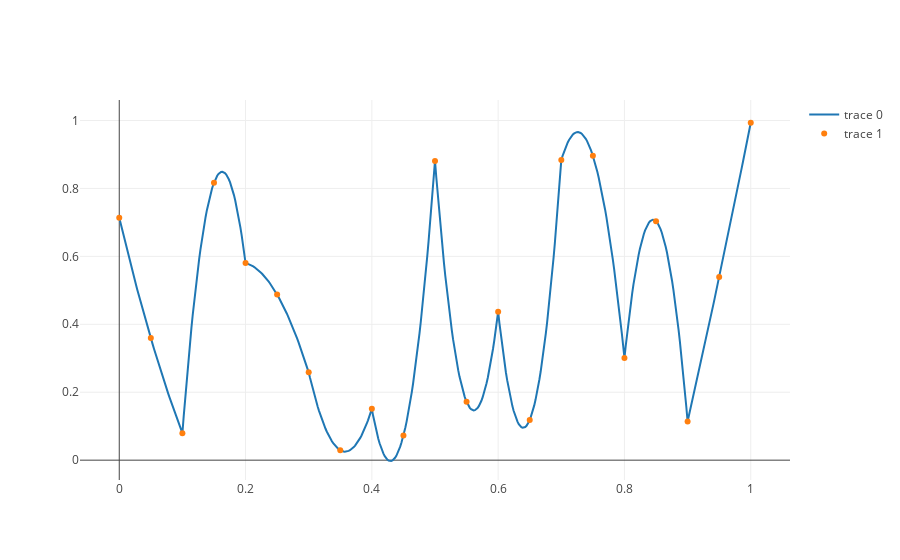

The cell this chart's notebook holds for it:
### Markdown cell above
We can generate a random vector $ui$ and use the previous function

### Code cell
ui = np.random.rand(n_bases)

x, u = interpolate(ui)


fig = go.Figure(data=[
    go.Scatter(x=x, y=u, mode='lines'),
    go.Scatter(x=nodes, y=ui, mode='markers'),
])
plotly.iplot(fig)

### Figure 1 — Plotly figure (JSON) as saved in the notebook; plotly's stock layout.template omitted (floating-point values rounded to 4 significant figures; data arrays with more than 128 entries replaced by an {"elided": "..."} marker saying what was removed)
{"data": [{"mode": "lines", "type": "scatter", "uid": "61ff3897-c391-4173-a2b0-17f8b7c46961", "x": {"elided": "500 float values"}, "y": {"elided": "500 float values"}}, {"mode": "markers", "type": "scatter", "uid": "39195211-dc97-4081-8013-ce83ba70f567", "x": [0, 0.1, 0.2, 0.3, 0.4, 0.5, 0.6, 0.7, 0.8, 0.9, 1, 0.05, 0.15, 0.25, 0.35, 0.45, 0.55, 0.65, 0.75, 0.85, 0.95], "y": [0.7133, 0.0796, 0.5803, 0.2586, 0.1511, 0.8808, 0.4371, 0.8834, 0.301, 0.1137, 0.9933, 0.3594, 0.8167, 0.4876, 0.02924, 0.07246, 0.1717, 0.1183, 0.896, 0.7036, 0.5389]}], "layout": {}}
